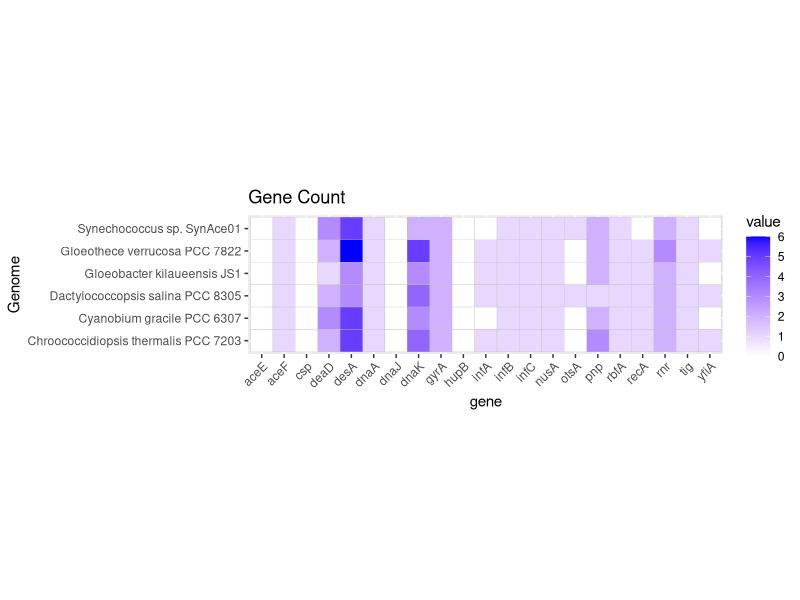

R code for this plot:
## ---- chunk 1
knitr::opts_chunk$set(echo = TRUE)

  #!!! After installing, comment that line out bc it doesnt need to be run over and over. In theory, just once. 
#install.packages("tidyverse")

library(tidyverse)
## ---- chunk 2
df = read_csv("sub_gene_counts.csv")
## ---- chunk 3
df_relocated = df %>% relocate(Organism) %>% relocate(RefSeq_acc, .after = yfiA)

df_trim = df_relocated %>% select(c(1:22))



df_melt = reshape2::melt(df_trim)

  #maybe want to cast values as factors, since they are counts? the change `scale_fill_gradient` to `scale_fill_descrete` in plot later?
#df_factor = as.factor(df_melt$value)
## ---- chunk 4
heatmap = df_melt %>% 
  ggplot(aes(y=Organism, x=variable))+
    geom_tile(aes(fill= value), color="grey")+
    scale_fill_gradient(low="white", high="blue") +
    theme(axis.text.x = element_text(angle = 45, hjust=1))+
      #theme(legend.position = "right")+
    coord_fixed()+ #maintains aspect ratio so 1 unit on x is 1 unit on y
    labs(title = "Gene Count",x = "gene", y = "Genome")
ggsave("heatmap.png", plot = heatmap)
#
  
  
  #theme(plot.title = element_text(hjust = 0.5))


#df_long = pivot_longer(df(1:22), names_to = "income", values_to = "count")

